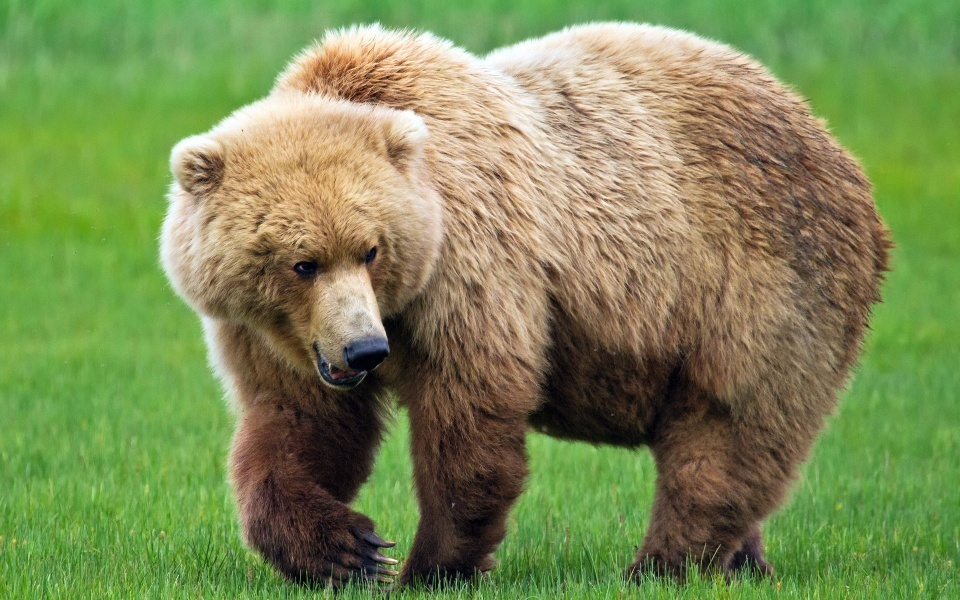
#> input picture Code/day1/bear.jpg, 960 x 600 px
$ python global_threshold.py
#> lines starting #> are read from the running program, lines starting #| are printed output that depends on the picture
import os
import cv2

img=cv2.imread(os.path.join('.','bear.jpg'))
#> img is the input picture: shape (600, 960, 3); mean B, G, R 85, 137.8, 123.6


img_gray=cv2.cvtColor(img,cv2.COLOR_BGR2GRAY)
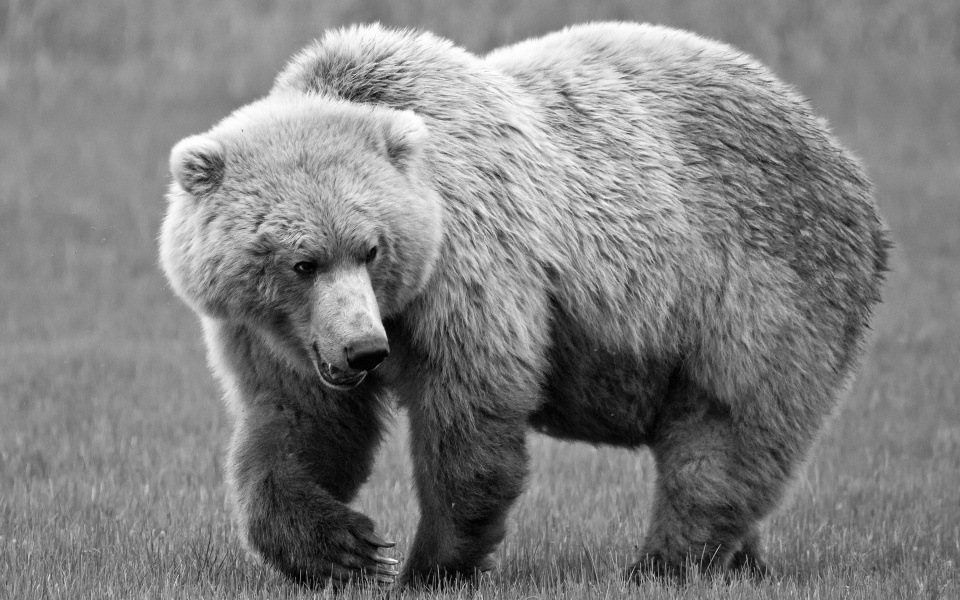
#> img_gray: shape (600, 960); min 0, max 255, mean 127.6

# ret,thresh=cv2.threshold(img_gray,80,255,cv2.THRESH_BINARY)

thresh=cv2.adaptiveThreshold(img_gray,255,cv2.ADAPTIVE_THRESH_GAUSSIAN_C,cv2.THRESH_BINARY,21,30)
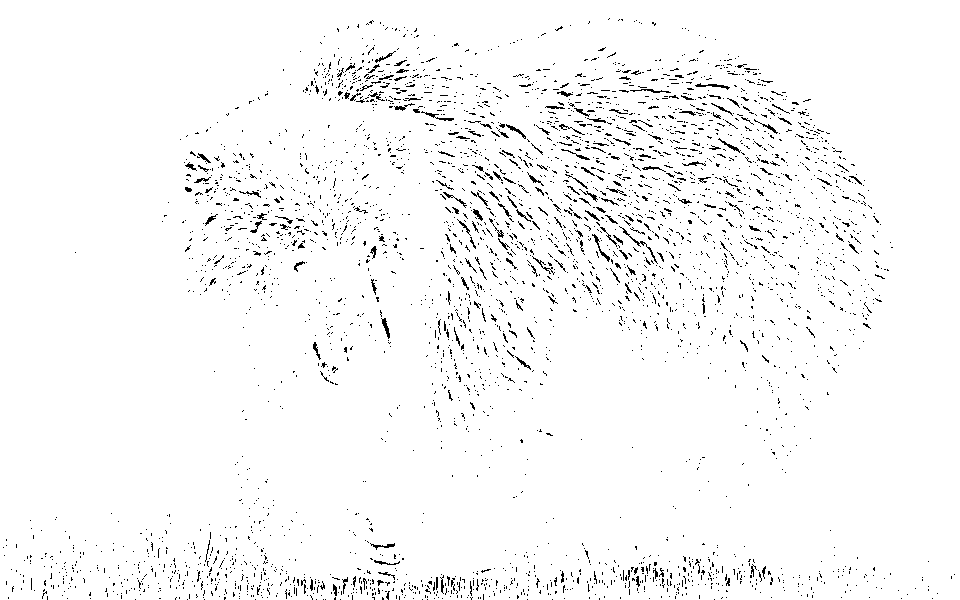
#> thresh: shape (600, 960); 97% white; black in thin lines or dots
# ret,thresh=cv2.threshold(thresh,80,255,cv2.THRESH_BINARY)

cv2.imshow('img',img)
# cv2.imshow('img_gray',img_gray)
cv2.imshow('thresh',thresh)
cv2.waitKey(0)
